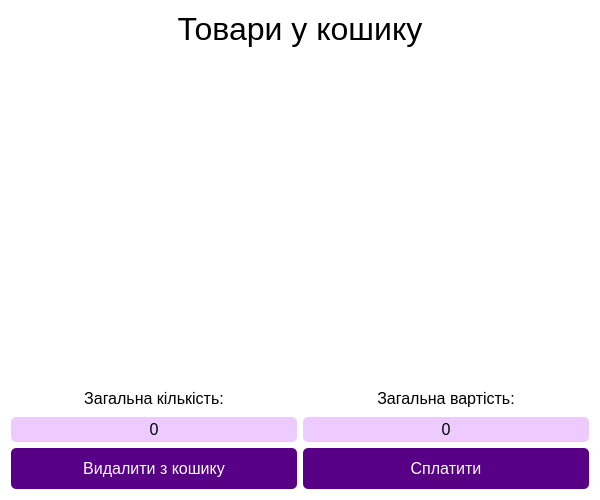
<?xml version="1.0" encoding="UTF-8"?>
<ui version="4.0">
 <class>shoppingcart</class>
 <widget class="QDialog" name="shoppingcart">
  <property name="geometry">
   <rect>
    <x>0</x>
    <y>0</y>
    <width>600</width>
    <height>500</height>
   </rect>
  </property>
  <property name="windowTitle">
   <string>Dialog</string>
  </property>
  <property name="styleSheet">
   <string notr="true">background-color: rgb(255, 255, 255);</string>
  </property>
  <layout class="QVBoxLayout" name="verticalLayout_4">
   <item>
    <layout class="QVBoxLayout" name="verticalLayout_3">
     <item>
      <layout class="QVBoxLayout" name="verticalLayout_2">
       <item>
        <layout class="QVBoxLayout" name="verticalLayout">
         <item>
          <widget class="QLabel" name="label">
           <property name="maximumSize">
            <size>
             <width>16777215</width>
             <height>100</height>
            </size>
           </property>
           <property name="font">
            <font>
             <family>Arial</family>
             <pointsize>24</pointsize>
            </font>
           </property>
           <property name="text">
            <string>Товари у кошику</string>
           </property>
           <property name="alignment">
            <set>Qt::AlignmentFlag::AlignCenter</set>
           </property>
          </widget>
         </item>
         <item>
          <widget class="QListWidget" name="ItemsInCart">
           <property name="maximumSize">
            <size>
             <width>16777215</width>
             <height>400</height>
            </size>
           </property>
           <property name="font">
            <font>
             <family>Arial</family>
             <pointsize>12</pointsize>
            </font>
           </property>
           <property name="focusPolicy">
            <enum>Qt::FocusPolicy::NoFocus</enum>
           </property>
           <property name="styleSheet">
            <string notr="true">QListWidget {
    border: none; 
    border-radius: 10px;
    background-color: rgb(255, 255, 255); 
}

QListWidget::item {
    font-family: Arial;
    font-size: 12pt;
    text-align: center;
    background: transparent;
    background-color:rgb(87, 0, 134);
    color: white;
	padding: 5px;
	border-radius: 10px
}

QListWidget::item:selected {
   background-color:rgb(0, 238, 255);
    color: white;
}

QListWidget::item:hover {
       background-color: #e6f7ff;
       border: 1px solid #87ceeb;
       color: #005f8a;
}
</string>
           </property>
          </widget>
         </item>
        </layout>
       </item>
       <item>
        <layout class="QGridLayout" name="gridLayout">
         <item row="0" column="0">
          <widget class="QLabel" name="label_2">
           <property name="minimumSize">
            <size>
             <width>0</width>
             <height>25</height>
            </size>
           </property>
           <property name="font">
            <font>
             <family>Arial</family>
             <pointsize>12</pointsize>
            </font>
           </property>
           <property name="text">
            <string>Загальна кількість:</string>
           </property>
           <property name="alignment">
            <set>Qt::AlignmentFlag::AlignCenter</set>
           </property>
          </widget>
         </item>
         <item row="1" column="0">
          <widget class="QLabel" name="count">
           <property name="minimumSize">
            <size>
             <width>0</width>
             <height>25</height>
            </size>
           </property>
           <property name="font">
            <font>
             <family>Arial</family>
             <pointsize>12</pointsize>
            </font>
           </property>
           <property name="styleSheet">
            <string notr="true">background-color: rgb(237, 203, 254);
border-radius: 5px;</string>
           </property>
           <property name="text">
            <string>0</string>
           </property>
           <property name="alignment">
            <set>Qt::AlignmentFlag::AlignCenter</set>
           </property>
          </widget>
         </item>
         <item row="0" column="1">
          <widget class="QLabel" name="label_4">
           <property name="minimumSize">
            <size>
             <width>0</width>
             <height>25</height>
            </size>
           </property>
           <property name="font">
            <font>
             <family>Arial</family>
             <pointsize>12</pointsize>
            </font>
           </property>
           <property name="text">
            <string>Загальна вартість:</string>
           </property>
           <property name="alignment">
            <set>Qt::AlignmentFlag::AlignCenter</set>
           </property>
          </widget>
         </item>
         <item row="1" column="1">
          <widget class="QLabel" name="cost">
           <property name="minimumSize">
            <size>
             <width>0</width>
             <height>25</height>
            </size>
           </property>
           <property name="font">
            <font>
             <family>Arial</family>
             <pointsize>12</pointsize>
            </font>
           </property>
           <property name="styleSheet">
            <string notr="true">background-color: rgb(237, 203, 254);
border-radius: 5px</string>
           </property>
           <property name="text">
            <string>0</string>
           </property>
           <property name="alignment">
            <set>Qt::AlignmentFlag::AlignCenter</set>
           </property>
          </widget>
         </item>
        </layout>
       </item>
      </layout>
     </item>
     <item>
      <layout class="QHBoxLayout" name="horizontalLayout">
       <item>
        <widget class="QPushButton" name="pushButton">
         <property name="minimumSize">
          <size>
           <width>0</width>
           <height>41</height>
          </size>
         </property>
         <property name="font">
          <font>
           <family>Arial</family>
           <pointsize>-1</pointsize>
          </font>
         </property>
         <property name="styleSheet">
          <string notr="true">#pushButton {
    background-color:rgb(87, 0, 134);
    color: white;
    font-size: 16px;
    padding: 10px;
    border-radius: 5px;
	border: none;
}

#pushButton:hover {
    background-color:rgb(0, 238, 255);
}

#pushButton:pressed {
    background-color:rgb(255, 255, 255);
}</string>
         </property>
         <property name="text">
          <string>Видалити з кошику</string>
         </property>
        </widget>
       </item>
       <item>
        <widget class="QPushButton" name="pushButton_2">
         <property name="minimumSize">
          <size>
           <width>0</width>
           <height>41</height>
          </size>
         </property>
         <property name="font">
          <font>
           <family>Arial</family>
           <pointsize>-1</pointsize>
          </font>
         </property>
         <property name="styleSheet">
          <string notr="true">#pushButton_2 {
    background-color:rgb(87, 0, 134);
    color: white;
    font-size: 16px;
    padding: 10px;
    border-radius: 5px;
	border: none;
}

#pushButton_2:hover {
    background-color:rgb(0, 238, 255);
}

#pushButton_2:pressed {
    background-color:rgb(255, 255, 255);
}</string>
         </property>
         <property name="text">
          <string>Сплатити</string>
         </property>
        </widget>
       </item>
      </layout>
     </item>
    </layout>
   </item>
  </layout>
 </widget>
 <resources/>
 <connections/>
</ui>
